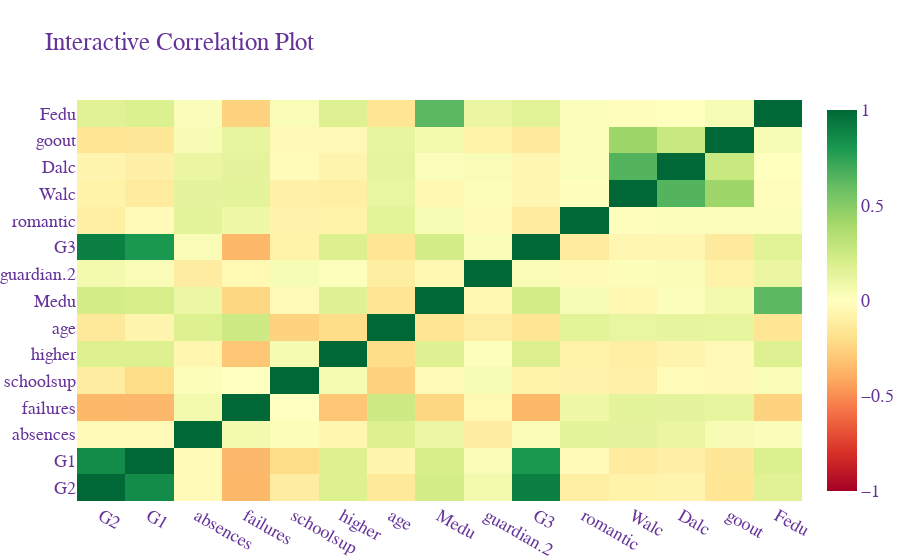

The cell this chart's notebook holds for it:
### Markdown cell above
## An Interactive correlation plot

### Code cell
# Visualize correlation with a heatmap
df_corr = data_dum.corr(method='pearson')             # Choose correlation method

fig = go.Figure(
    go.Heatmap(
        z = df_corr.values.tolist(),            # Set z values (list of numbers)
        x = df_corr.columns,                    # Set x values (list of strings)
        y = df_corr.columns,                    # Set y values (list of strings)
        colorscale = 'rdylgn',                  # Set the color scale
        zmin = -1,                              # Set min value
        zmax = 1                                # Set max value
    ),
)

fig.update_layout(
    title = "Interactive Correlation Plot",     # Set title of plot
     #xaxis_title = "X Axis Title",             # Set title of x axis 
     #yaxis_title = "Y Axis Title",             # Set title of y axis
    legend_title = "Legend Title",              # Set title of legend
    font = dict(
        family = "sans-serif, sans-serif",      # Set font and default font
        size = 18,                              # Set font size
        color = "RebeccaPurple"                 # Set font color
    ),
    margin = dict(l=0, r=0, b=0)
)

fig.show(config = {"displayModeBar": False})

new_corr = data_dum.corr()
print(new_corr['G3'].sort_values(ascending=False))
print(data_dum.shape)

### Figure 1 — Plotly figure (JSON) as saved in the notebook; plotly's stock layout.template omitted (floating-point values rounded to 4 significant figures; data arrays with more than 128 entries replaced by an {"elided": "..."} marker saying what was removed)
{"data": [{"colorscale": [[0, "rgb(165,0,38)"], [0.1, "rgb(215,48,39)"], [0.2, "rgb(244,109,67)"], [0.3, "rgb(253,174,97)"], [0.4, "rgb(254,224,139)"], [0.5, "rgb(255,255,191)"], [0.6, "rgb(217,239,139)"], [0.7, "rgb(166,217,106)"], [0.8, "rgb(102,189,99)"], [0.9, "rgb(26,152,80)"], [1, "rgb(0,104,55)"]], "type": "heatmap", "x": ["G2", "G1", "absences", "failures", "schoolsup", "higher", "age", "Medu", "guardian.2", "G3", "romantic", "Walc", "Dalc", "goout", "Fedu"], "y": ["G2", "G1", "absences", "failures", "schoolsup", "higher", "age", "Medu", "guardian.2", "G3", "romantic", "Walc", "Dalc", "goout", "Fedu"], "z": {"elided": "15x15 float values"}, "zmax": 1, "zmin": -1}], "layout": {"font": {"color": "RebeccaPurple", "family": "sans-serif, sans-serif", "size": 18}, "legend": {"title": {"text": "Legend Title"}}, "margin": {"b": 0, "l": 0, "r": 0}, "title": {"text": "Interactive Correlation Plot"}}}
